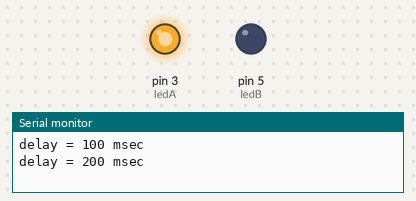
Recording of a sketch running on a simulated Arduino Uno, built with avr-gcc and run on an emulated ATmega328P. Parts: output pins drawn as LEDs (lit = HIGH), the last lines printed to the serial monitor.

Above: at 0.75 s.
At 36.2 s:
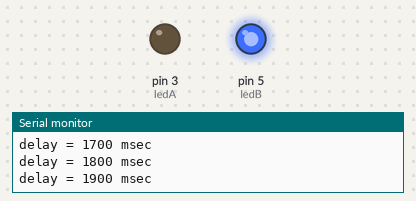
Timing chart, 0 to 39.5 s (numbered marks = the images above):
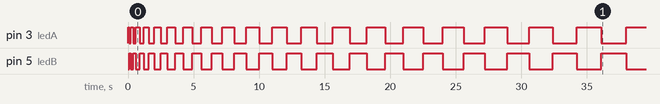

Measured:
- by itself, pin 3 (ledA): LOW → HIGH at 0.00 s, → LOW 0.10 s later, → HIGH 0.10 s later, → LOW 0.20 s later, … (39 changes in this stretch)
- by itself, pin 5 (ledB): LOW → HIGH at 0.10 s, → LOW 0.10 s later, → HIGH 0.20 s later, → LOW 0.20 s later, … (38 changes in this stretch)

The sketch:

AR11_2led.ino.ino
```cpp
/*
 예제 4.1
 LED 점멸
*/

const int ledA   =  3;
const int ledB   =  5;

int number=1;
boolean flag = true;

void setup()
{
  Serial.begin(9600);
  pinMode(ledA, OUTPUT);
  pinMode(ledB, OUTPUT);
}

void loop()
{
  digitalWrite(ledA,HIGH);
  digitalWrite(ledB,LOW);
  delay(100 * number);
  digitalWrite(ledA,LOW);
  digitalWrite(ledB,HIGH);
  Serial.print("delay = ");
  Serial.print(100*number);
  Serial.println(" msec");
  delay(100*number);

  if(flag){
    number++;
  }
  else{
    number--;
  }
  if(number>=20){
    flag=false;
  }else if(number == 1){
    flag = true;
  }
}
```
